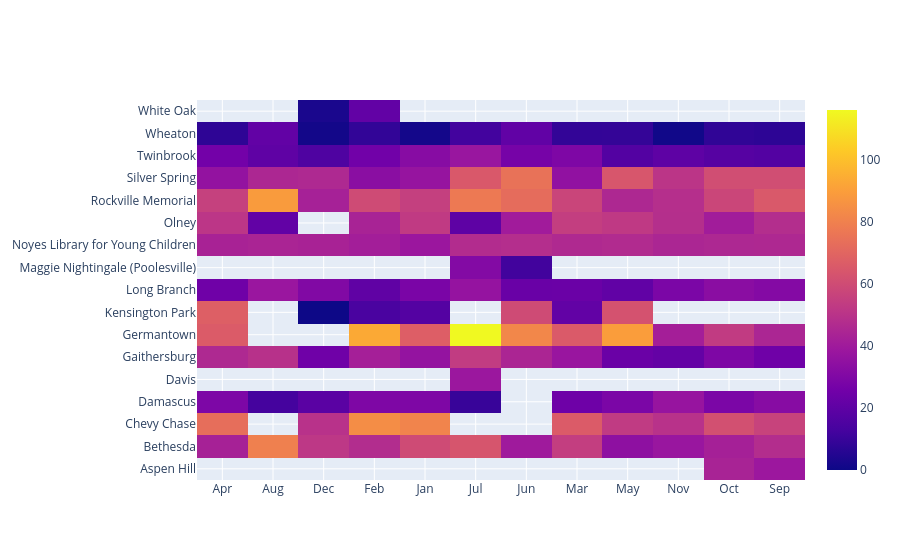

This figure's notebook cell:
### Code cell
import plotly.graph_objects as go
pivot_df = df.pivot_table(values='Attendance', index='Library', columns='Month')
fig = go.Figure(data=go.Heatmap(z=pivot_df, x=pivot_df.columns, y=pivot_df.index))
fig.show()

### Figure 1 — Plotly figure (JSON) as saved in the notebook; plotly's stock layout.template omitted (floating-point values rounded to 4 significant figures; data arrays with more than 128 entries replaced by an {"elided": "..."} marker saying what was removed)
{"data": [{"type": "heatmap", "x": ["Apr", "Aug", "Dec", "Feb", "Jan", "Jul", "Jun", "Mar", "May", "Nov", "Oct", "Sep"], "y": ["Aspen Hill", "Bethesda", "Chevy Chase", "Damascus", "Davis", "Gaithersburg", "Germantown", "Kensington Park", "Long Branch", "Maggie Nightingale (Poolesville)", "Noyes Library for Young Children", "Olney", "Rockville Memorial", "Silver Spring", "Twinbrook", "Wheaton", "White Oak"], "z": {"elided": "17x12 float values"}}], "layout": {}}
